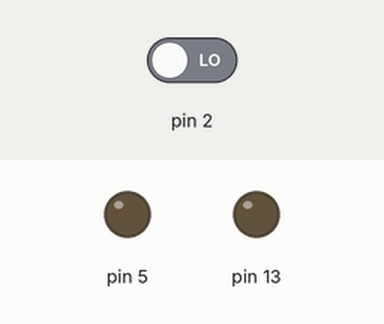
Simulated run of this sketch. Board: Arduino Uno, built with avr-gcc and run on an emulated ATmega328P. On the bench: output pins drawn as LEDs (lit = HIGH). Dashed ring = blinking. The inputs (shaded band) are chosen by the test bench; at power-on: pin 2 LOW.

Above: at 1.2 s.
1.3 s: pin 2 driven HIGH
At 1.55 s:
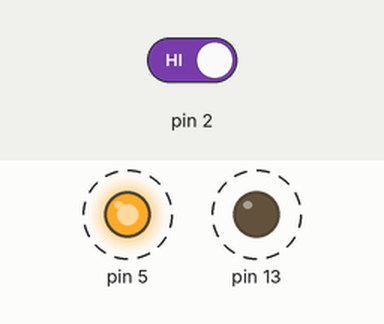
4.3 s: pin 2 driven LOW
At 5.8 s:
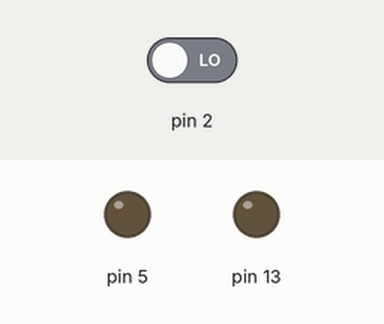
Timing chart, 0 to 7.3 s (numbered marks = the images above; inputs shaded):
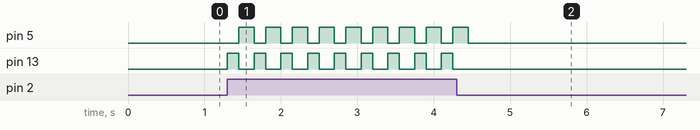

The sketch:

utn_milton_maurenzi_spd_arduino02_0011.ino
```cpp
// C++ code
//Codigo ejemplo
int buttonState =0;

void setup()
{
  //configurar PIN como entrada
  pinMode(2, INPUT);
  //Configurar Pines como Salida
  pinMode(5, OUTPUT);
  //pinMode(6, OUTPUT);
  pinMode(13, OUTPUT);
}

void loop()
{
  //Lee Estado del puerto de entrada 2(Interruptor)
  buttonState = digitalRead(2);
  //Accion a tomar segun el estado del puerto
  if (buttonState == HIGH)
  {
  //Apaga LED en Puerto 5
  	digitalWrite(5,LOW);
    //digitalWrite(6,LOW);
  //Enciende Led En Puerto 13
    digitalWrite(13,HIGH);
    //digitalWrite(7,HIGH);
  //Espera (miliseg)
    delay(150);
  //Enciende Led en Puerto 5
    digitalWrite(5, HIGH);
    //digitalWrite(6, HIGH);
  //Apaga Led Puerto 13
    digitalWrite(13,LOW);
  //Espera
    delay(200);
  }else
  	{
  	//Apaga leds en Puertos 5 y 13
    digitalWrite(5,LOW);
    digitalWrite(13,LOW);
  	}
  //digitalWrite(LED_BUILTIN, HIGH);
  //delay(1000); // Wait for 1000 millisecond(s)
  //digitalWrite(LED_BUILTIN, LOW);
  //delay(1000); // Wait for 1000 millisecond(s)
}
```

Measured:
- after the input at 1.3 s, pin 5: alternates HIGH for 0.20 s and LOW for 0.15 s, starting after 0.15 s; pin 13: alternates HIGH for 0.15 s and LOW for 0.20 s, starting at once
- after the input at 4.3 s, pin 5: goes on until 4.5 s, then stays LOW; pin 13: stops changing and stays LOW
